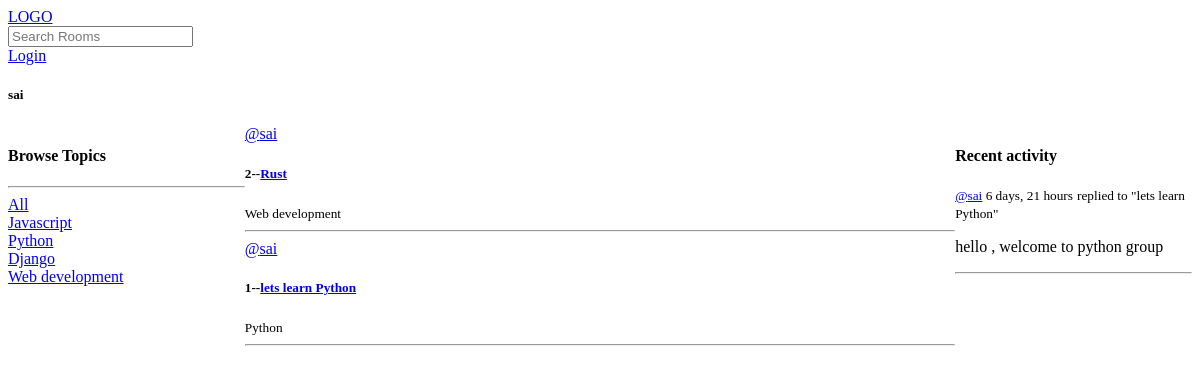
The page /user-profile/1 on the database as committed earlier.
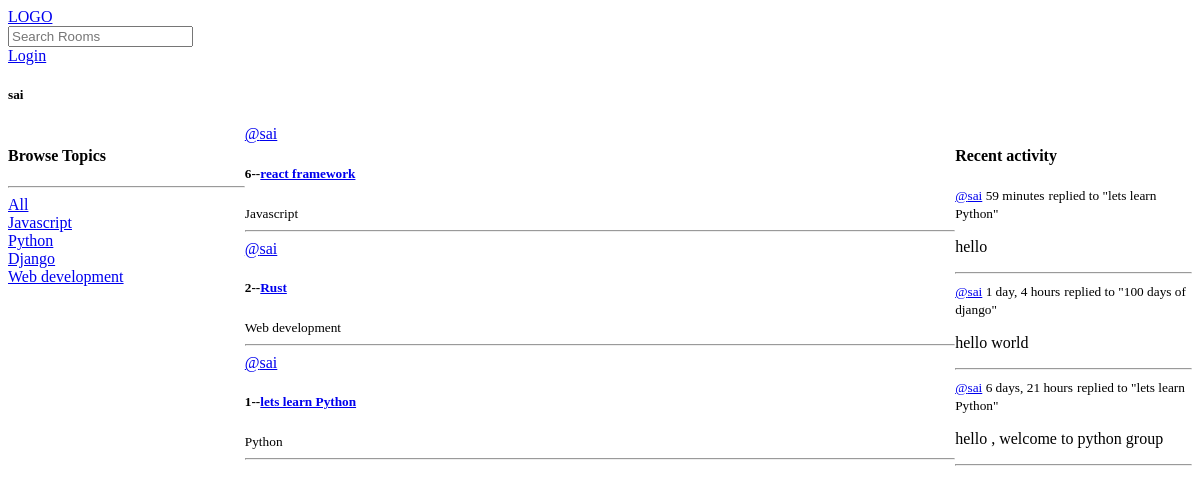
The same page on the database as committed later.
### base/models.py (models this page shows, shortened)
class Topic(models.Model):
    name=models.CharField(max_length=200)

class Room(models.Model):
    host=models.ForeignKey(User,on_delete=models.SET_NULL,null=True)
    topic=models.ForeignKey(Topic,on_delete=models.SET_NULL,null=True)
    name=models.CharField(max_length=200)
    description=models.TextField(null=True,blank=True)
    participants=models.ManyToManyField(User,related_name="particpants",blank=True,)
    updated=models.DateTimeField(auto_now=True)
    created=models.DateTimeField(auto_now_add=True)
    class Meta:
        ordering=["-updated","-created"]
    def __str__(self,):
        return self.name

class Message(models.Model):
    user=models.ForeignKey(User,on_delete=models.CASCADE)
    room=models.ForeignKey(Room,on_delete=models.CASCADE)
    body=models.TextField()
    updated=models.DateTimeField(auto_now=True)
    created=models.DateTimeField(auto_now_add=True)
    class Meta:
        ordering = ["-updated","-created"]
    def __str__(self):
        return self.body[:50]

### base/views.py (the view)
# urls.py: path('user-profile/<str:pk>',views.userProfile,name='user-profile')
def userProfile(request,pk):
    profile=User.objects.get(id=pk)
    rooms=profile.room_set.all()
    user_messages=profile.message_set.all()
    user_topics=Topic.objects.all()
    context={"profile":profile,"rooms":rooms,"topics":user_topics,"all_messages":user_messages}
    return render(request,'base/profile.html', context )

### base/templates/base/profile.html (shortened to what this page needs)
{% extends 'main.html' %} {% block content %}
<h5>{{profile}}</h5>
<div class="profile-content">
  <div>
    {% include 'base/topics_component.html' %}
  </div>
  <div>
    {% include 'base/feed_component.html' %}
  </div>
  <div>
    {% include 'base/activity_component.html'%}
  </div>
</div>
{% endblock %}

### templates/main.html (shortened to what this page needs)
<!DOCTYPE html>
<html lang="en">
<head>
</head>
<body>
    {% include 'nav.html'%}
    {% block content %}{% endblock %}
</body>
</html>

### templates/nav.html
<a href="{% url 'home' %}"> LOGO </a>
<div>
  <form method="GET" action="{% url 'home' %}">
    <input type="text" name="q" , placeholder="Search Rooms" />
  </form>
</div>
{% if request.user.is_authenticated %}
<p> Hello {{request.user}}</p>
<a href="{% url 'logout' %}"> Logout </a>
{% else %}
<a href="{% url 'login_page' %}"> Login </a>
{% endif %}

### base/templates/base/topics_component.html
<h4>Browse Topics</h4>
<hr />
<div>
  <a href="{% url 'home' %}">All</a>
</div>
{% for topic in topics %}
<div>
  <a href="{% url 'home' %}?q={{topic.name}}">{{topic.name}}</a>
</div>
{% endfor %}

### base/templates/base/feed_component.html (shortened to what this page needs)
<div>
  {% for room in rooms %}
  <div>
    <a href="{% url 'user-profile' room.host.id %}">@{{room.host.username}}</a>
    <h5>{{room.id}}--<a href="{% url 'room' room.id %}">{{room.name}}</a></h5>
    <small>{{room.topic.name}}</small>
    <hr />
  </div>
  {% endfor %}
</div>

### base/templates/base/activity_component.html (shortened to what this page needs)
<h4>Recent activity</h4>
{% for message in all_messages %}
<div>
  <small> <a href="{% url 'user-profile' message.user.id %}">@{{message.user}}</a> {{message.created|timesince}}</small>
  <small>replied to "{{message.room}}"</small>
  <p>{{message}}</p>
  <hr />
</div>
{% endfor %}

### base/templates/base/profile.html (style rules this page uses)
.profile-content { display: grid; grid-template-columns: 1fr 3fr 1fr; }

Rows that differ between the two databases and show on the page:
added Room: host.username "sai", id "6", name "react framework", topic.name "Javascript"
added Message: user "sai", created "59 minutes", room "lets learn Python", body "hello"
added Message: user "sai", created "1 day, 4 hours", room "100 days of django", body "hello world"
